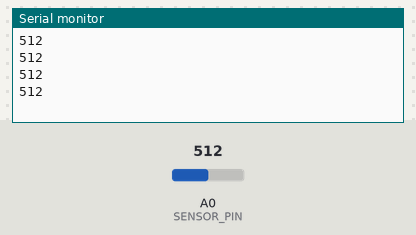
Recording of a sketch running on a simulated Arduino Uno, built with avr-gcc and run on an emulated ATmega328P. Shown: the last lines printed to the serial monitor. The test bench sets the inputs (shaded band); at power-on: A0 (SENSOR_PIN) = 512.

Above: at 1.2 s.
1.3 s: A0 (SENSOR_PIN) set to 716
At 1.57 s:
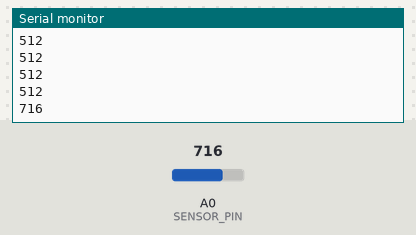
2.8 s: A0 (SENSOR_PIN) set to 900
At 4.5 s:
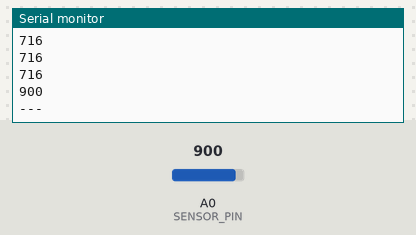
Timing chart, 0 to 6.0 s (numbered marks = the images above; inputs shaded):
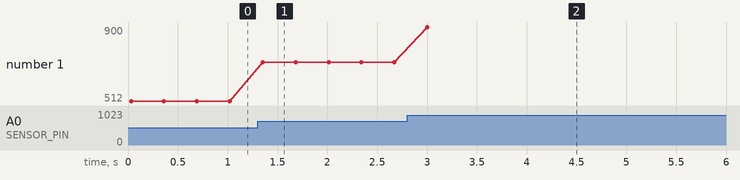

Measured:
- after the input at 1.3 s, the serial monitor: prints a new line after 0.05 s (image 1)
- after the input at 2.8 s, the serial monitor: prints a new line after 0.20 s (image 2)
- plotted number 1: 512 → 716 after the input at 1.3 s, 716 → 900 after the input at 2.8 s

The sketch:

senzor_dazdovej.ino
```cpp
const int SENSOR_PIN = A0;

int readWaterSensor() {
  delay(30);                 // krátka stabilizácia
  int v = analogRead(SENSOR_PIN);
  return v;
}

void setup() {
  Serial.begin(115200);
}

void loop() {
  // 10 meraní pre jednu hladinu
  for (int i = 0; i < 10; i++) {
    int v = readWaterSensor();
    Serial.println(v);
    delay(300);
  }

  Serial.println("---");     // oddeľovač série
  delay(5000);
}
```
